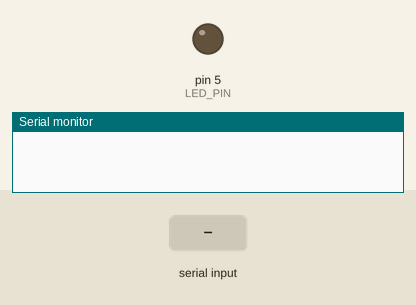
The sketch below on a simulated Arduino Uno, built with avr-gcc and run on an emulated ATmega328P. On the bench: output pins drawn as LEDs (lit = HIGH), the last lines printed to the serial monitor. The inputs (shaded band) are chosen by the test bench.

Above: at 1.0 s.
1.1 s: byte 1 (1) received over Serial
At 2.2 s:
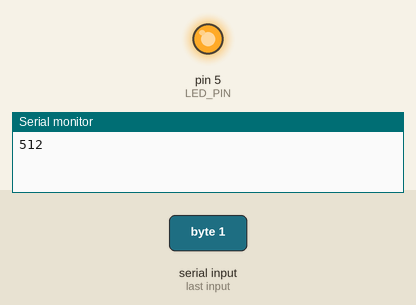
Timing chart, 0 to 4.1 s (numbered marks = the images above; inputs shaded):
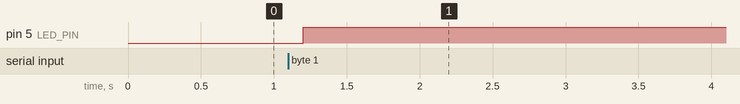

The sketch:

Ex3.ino
```cpp
const int LED_PIN = 5; //LED Connected to pin5
const int SENSOR_PIN = A0; //Sensor connected to pin A0

void setup() {
  Serial.begin(9600);
  pinMode(LED_PIN, OUTPUT);
  pinMode(SENSOR_PIN,INPUT);
  while (Serial.available() <= 0) {
    delay(300);              // wait 1/3 second
  }
}

void loop() {
  while (Serial.available() > 0) {
    // read the incoming byte:
    int inByte = Serial.read();
    switch (inByte) {
      //these values are sent by p5js. Whenever the ball hits the ground, a value of 1 is sent. When it leaves the ground, a value of 0 is sent.
      case 0:
        digitalWrite(LED_PIN, LOW); //turn LED off.
        break;
      case 1:
        digitalWrite(LED_PIN, HIGH); //turn LED on.
        break;
    }
    int sensorValue = analogRead(SENSOR_PIN); //read the value from the potentiometer

    Serial.print(sensorValue);
    Serial.println();

  }
}
```

Measured:
- after the input at 1.1 s, pin 5 (LED_PIN): LOW → HIGH after 0.10 s
